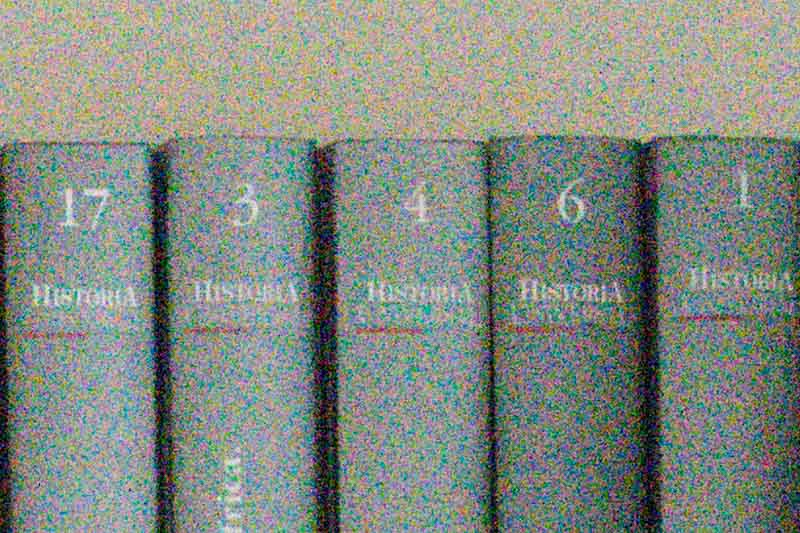
#> input picture python/Sesion4/image.png, 800 x 533 px, found by its file name
$ python TallerLaboratorio.py
#> lines starting #> are read from the running program, lines starting #| are printed output that depends on the picture
import cv2
import numpy as np

# Cargar imagen con ruido sintético o real
imagen = cv2.imread('python/Sesion4/image.png')
#> imagen is the input picture: shape (533, 800, 3); mean B, G, R 130.3, 139.2, 131.3

# 1. Filtro de Media (Promedio simple 7x7)
blur_media = cv2.blur(imagen, (7, 7))
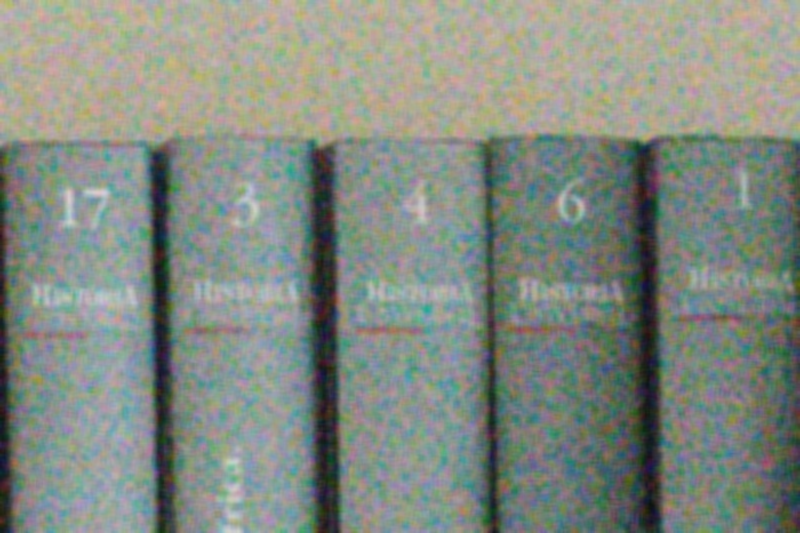
#> blur_media: shape (533, 800, 3); mean B, G, R 130.3, 139.2, 131.3

# 2. Filtro Gaussiano (Kernel 7x7, desviación estándar calculada auto)
blur_gauss = cv2.GaussianBlur(imagen, (7, 7), 0)

# 3. Filtro de Mediana (Excelente para ruido de impulso/Sal y Pimienta)
# Solo recibe un número impar entero para el tamaño del Kernel
blur_mediana = cv2.medianBlur(imagen, 7)

# Guardar los resultados para verlos en el explorador de Codespaces
cv2.imwrite('resultado_media.jpg', blur_media)
cv2.imwrite('resultado_gauss.jpg', blur_gauss)
cv2.imwrite('resultado_mediana.jpg', blur_mediana)

print("Imágenes guardadas correctamente en Codespaces.")
